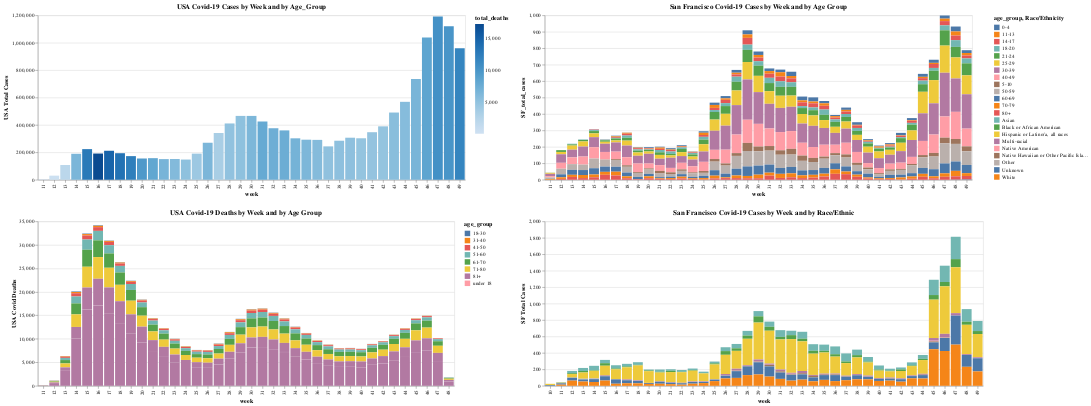

The notebook cell saved with this chart:
### Code cell
#Plot
brush=alt.selection(type='interval')

bar1 = alt.Chart(all_week_data, title="USA Covid-19 Cases by Week and by Age_Group").mark_bar().encode(
     x='week:N',
     y=alt.Y('total_cases:Q', title="USA Total Cases"),
     color='total_deaths:Q'
     #color=alt.condition(brush, 'age_group:N', alt.value('colors'))
).add_selection(brush)

bar2 = alt.Chart(age_covid_SF_week_data_sorted,title="San Francisco Covid-19 Cases by Week and by Age Group").mark_bar().encode(
    x='week:N',
    y='SF_total_cases:Q',
    color='age_group:N',
    tooltip=['week:N',
             alt.Tooltip('age_group:N'),
             alt.Tooltip('SF_total_cases:Q')]
).add_selection(brush)


bar3 = alt.Chart(Race_covid_SF_week_data,title="San Francisco Covid-19 Cases by Week and by Race/Ethnic").mark_bar().encode(
     x='week:N',
     y=alt.Y('total_cases:Q',title="SF Total Cases"),
     color='Race/Ethnicity:N', 
     tooltip=['week:N',
             alt.Tooltip('Race/Ethnicity:N'),
             alt.Tooltip('total_cases:Q')]
).add_selection(brush)

bar4 = alt.Chart(Sex_age_week_data_sorted,title="USA Covid-19 Deaths by Week and by Age Group").mark_bar().encode(
     x='week:N',
     y=alt.Y('COVID-19 Deaths:Q',title="USA Covid Deaths"),
     color='age_group:N',
     tooltip=['week:N',
             alt.Tooltip('age_group:N'),
             alt.Tooltip('COVID-19 Deaths:Q')]
).add_selection(brush)


combined=bar1 & bar4 | bar2 & bar3


combined.save('USA_Covid_Analysis.html')
from google.colab import files
files.download('USA_Covid_Analysis.html')
combined

### Figure 1 — Vega-Lite specification as saved in the notebook (floating-point values rounded to 4 significant figures; data arrays with more than 128 entries replaced by an {"elided": "..."} marker saying what was removed)
{"config": {"view": {"continuousWidth": 400, "continuousHeight": 300}}, "hconcat": [{"vconcat": [{"data": {"name": "data-398b42750d03240fdb9fdfc1cedb8724"}, "mark": "bar", "encoding": {"color": {"type": "quantitative", "field": "total_deaths"}, "x": {"type": "nominal", "field": "week"}, "y": {"type": "quantitative", "field": "total_cases", "title": "USA Total Cases"}}, "selection": {"selector010": {"type": "interval"}}, "title": "USA Covid-19 Cases by Week and by Age_Group"}, {"data": {"name": "data-2494cb0d5f8277d0de939f59179eba9d"}, "mark": "bar", "encoding": {"color": {"type": "nominal", "field": "age_group"}, "tooltip": [{"type": "nominal", "field": "week"}, {"type": "nominal", "field": "age_group"}, {"type": "quantitative", "field": "COVID-19 Deaths"}], "x": {"type": "nominal", "field": "week"}, "y": {"type": "quantitative", "field": "COVID-19 Deaths", "title": "USA Covid Deaths"}}, "selection": {"selector010": {"type": "interval"}}, "title": "USA Covid-19 Deaths by Week and by Age Group"}]}, {"vconcat": [{"data": {"name": "data-0113479c3e5275491b13d8390a4b018d"}, "mark": "bar", "encoding": {"color": {"type": "nominal", "field": "age_group"}, "tooltip": [{"type": "nominal", "field": "week"}, {"type": "nominal", "field": "age_group"}, {"type": "quantitative", "field": "SF_total_cases"}], "x": {"type": "nominal", "field": "week"}, "y": {"type": "quantitative", "field": "SF_total_cases"}}, "selection": {"selector010": {"type": "interval"}}, "title": "San Francisco Covid-19 Cases by Week and by Age Group"}, {"data": {"name": "data-fa09b681e1fa9896724e6618dc46be47"}, "mark": "bar", "encoding": {"color": {"type": "nominal", "field": "Race/Ethnicity"}, "tooltip": [{"type": "nominal", "field": "week"}, {"type": "nominal", "field": "Race/Ethnicity"}, {"type": "quantitative", "field": "total_cases"}], "x": {"type": "nominal", "field": "week"}, "y": {"type": "quantitative", "field": "total_cases", "title": "SF Total Cases"}}, "selection": {"selector010": {"type": "interval"}}, "title": "San Francisco Covid-19 Cases by Week and by Race/Ethnic"}]}], "$schema": "https://vega.github.io/schema/vega-lite/v4.8.1.json", "datasets": {"data-398b42750d03240fdb9fdfc1cedb8724": [{"week": 11, "total_cases": 3113, "total_deaths": 48}, {"week": 12, "total_cases": 29989, "total_deaths": 333}, {"week": 13, "total_cases": 107451, "total_deaths": 2004}, {"week": 14, "total_cases": 189600, "total_deaths": 6504}, {"week": 15, "total_cases": 223497, "total_deaths": 12855}, {"week": 16, "total_cases": 191331, "total_deaths": 17320}, {"week": 17, "total_cases": 211593, "total_deaths": 14839}, {"week": 18, "total_cases": 193640, "total_deaths": 13534}, {"week": 19, "total_cases": 172450, "total_deaths": 12300}, {"week": 20, "total_cases": 155106, "total_deaths": 9651}, {"week": 21, "total_cases": 157540, "total_deaths": 8262}, {"week": 22, "total_cases": 150579, "total_deaths": 6727}, {"week": 23, "total_cases": 151274, "total_deaths": 5979}, {"week": 24, "total_cases": 147403, "total_deaths": 5269}, {"week": 25, "total_cases": 190662, "total_deaths": 4279}, {"week": 26, "total_cases": 270081, "total_deaths": 6446}, {"week": 27, "total_cases": 341081, "total_deaths": 3442}, {"week": 28, "total_cases": 410890, "total_deaths": 5073}, {"week": 29, "total_cases": 466024, "total_deaths": 5273}, {"week": 30, "total_cases": 465928, "total_deaths": 6389}, {"week": 31, "total_cases": 425180, "total_deaths": 7925}, {"week": 32, "total_cases": 375987, "total_deaths": 7371}, {"week": 33, "total_cases": 360240, "total_deaths": 7508}, {"week": 34, "total_cases": 302379, "total_deaths": 6873}, {"week": 35, "total_cases": 292383, "total_deaths": 6399}, {"week": 36, "total_cases": 291002, "total_deaths": 5891}, {"week": 37, "total_cases": 243605, "total_deaths": 5192}, {"week": 38, "total_cases": 284891, "total_deaths": 5319}, {"week": 39, "total_cases": 306863, "total_deaths": 5304}, {"week": 40, "total_cases": 302741, "total_deaths": 4871}, {"week": 41, "total_cases": 346979, "total_deaths": 4909}, {"week": 42, "total_cases": 389827, "total_deaths": 4878}, {"week": 43, "total_cases": 490565, "total_deaths": 5615}, {"week": 44, "total_cases": 568768, "total_deaths": 5782}, {"week": 45, "total_cases": 734657, "total_deaths": 6644}, {"week": 46, "total_cases": 1038667, "total_deaths": 8443}, {"week": 47, "total_cases": 1191523, "total_deaths": 10488}, {"week": 48, "total_cases": 1119684, "total_deaths": 10093}, {"week": 49, "total_cases": 959930, "total_deaths": 11774}], "data-2494cb0d5f8277d0de939f59179eba9d": {"elided": "456 records"}, "data-0113479c3e5275491b13d8390a4b018d": {"elided": "486 records"}, "data-fa09b681e1fa9896724e6618dc46be47": {"elided": "338 records"}}}
